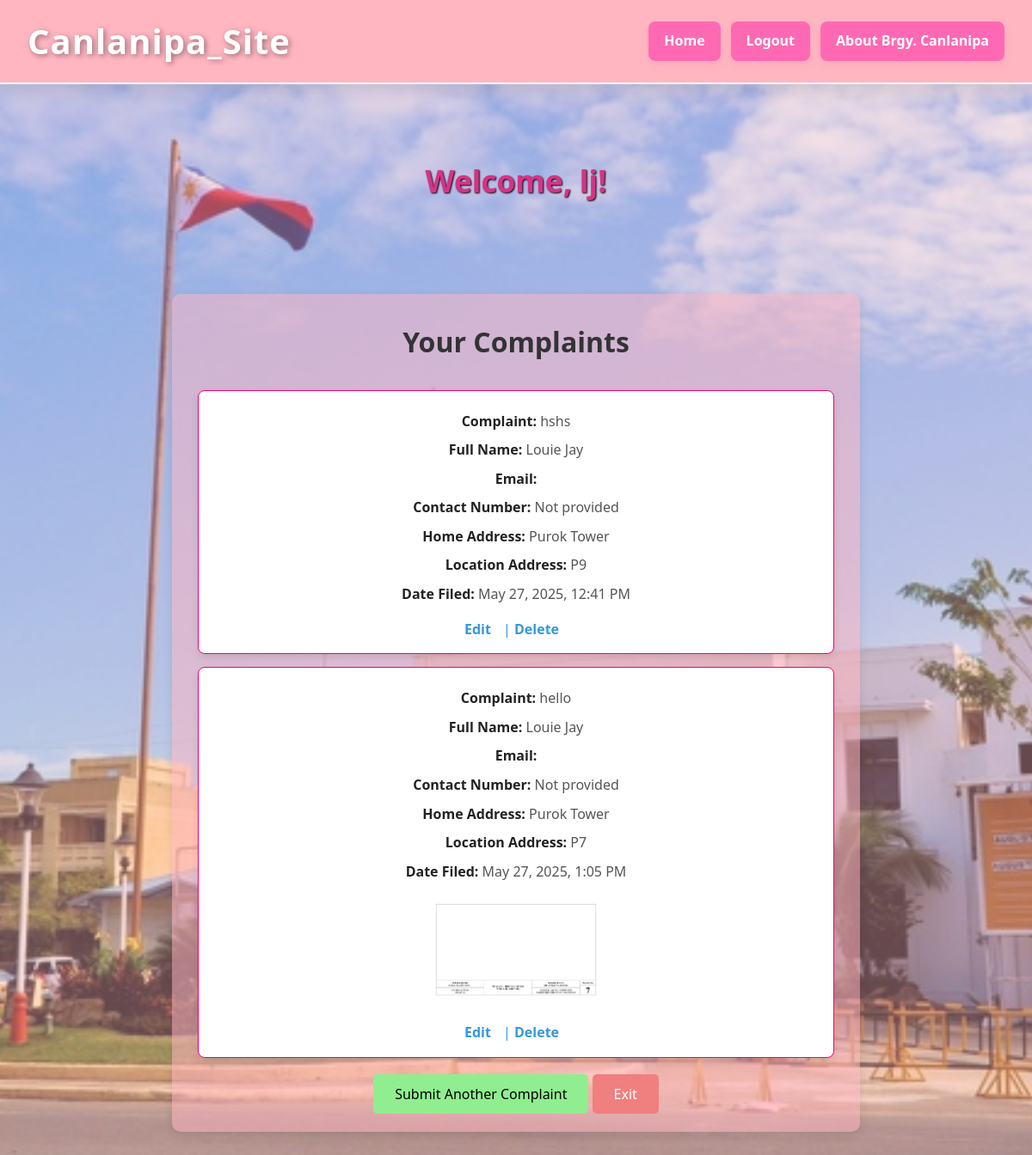
The page /complaint/review/ (signed in) on the database its author committed.
### barangay/models.py (models this page shows, shortened)
class Complaint(models.Model):
    STATUS_CHOICES = [
        ('PENDING', 'Pending'),
        ('IN_ACTION', 'In Action'),
        ('RESOLVED', 'Resolved'),
    ]
    complaint_text = models.TextField()
    address = models.CharField(max_length=255, default="Not Provided")  # add default here
    email = models.EmailField(default="not_provided@example.com")       # add default here
    contact_number = models.CharField(max_length=20, default="Not Provided")  # add default here
    image = models.ImageField(upload_to='complaint_images/', blank=True, null=True)
    date_filed = models.DateTimeField(auto_now_add=True)
    status = models.CharField(max_length=10, choices=STATUS_CHOICES, default='PENDING')
    resident = models.ForeignKey(User, on_delete=models.CASCADE, null=True, blank=True)

class ResidentProfile(models.Model):
    user = models.OneToOneField(User, on_delete=models.CASCADE)
    fullname = models.CharField(max_length=100)
    age = models.IntegerField()
    purok = models.CharField(max_length=50, choices=PUROK_CHOICES)
    email = models.EmailField(null=False, blank=False)
    contact_number = models.CharField(max_length=15, null=True, blank=True)

### barangay/views.py (the view)
# urls.py: path('complaint/review/', views.complaint_review, name='complaint_review'),
def complaint_review(request):
    if not request.user.is_authenticated:
        return redirect('login')
    complaints = Complaint.objects.filter(resident=request.user)
    return render(request, 'barangay/complaint_review.html', {'complaints': complaints})

### barangay/templates/barangay/complaint_review.html (shortened to what this page needs)
{% extends 'barangay/base.html' %}
{% block content %}
<div class="complaints-container">
    <h2>Your Complaints</h2>
    {% for complaint in complaints %}
        <div class="complaint-item">
            <p><strong>Complaint:</strong> {{ complaint.complaint_text }}</p>
            {% with profile=complaint.resident.residentprofile %}
    <p><strong>Full Name:</strong> {{ profile.fullname }}</p>
    <p><strong>Email:</strong> {{ profile.email }}</p>
    <p><strong>Contact Number:</strong> {{ profile.contact_number|default:"Not provided" }}</p>
{% endwith %}
            <p><strong>Home Address:</strong>
                {% if request.user.residentprofile %}
                    {{ request.user.residentprofile.purok }}
                {% else %}
                    Address not available.
                {% endif %}
            </p>
            <p><strong>Location Address:</strong> {{ complaint.address }}</p>
            <p><strong>Date Filed:</strong> {{ complaint.date_filed|date:"F j, Y, g:i A" }}</p>
            {% if complaint.image %}
                <img src="{{ complaint.image.url }}" alt="Complaint Image" />
            {% endif %}
            <div class="complaint-actions">
                <a href="{% url 'edit_complaint' complaint.id %}">Edit</a> |
                <a href="{% url 'delete_complaint' complaint.id %}">Delete</a>
            </div>
        </div>
    {% endfor %}
    <div class="buttons-container">
        <a href="{% url 'complaint' %}" class="submit-btn">Submit Another Complaint</a>
        <a href="{% url 'home' %}" class="exit-btn">Exit</a>
    </div>
</div>
{% endblock %}

### barangay/templates/barangay/base.html (shortened to what this page needs)
<!DOCTYPE html>
<html lang="en">
<head>
    {% load static %}
</head>
<body>
    <header>
        <div class="header-left">
            <h1>Canlanipa_Site</h1>
        </div>
        <div class="header-right">
            <nav>
                <a href="{% url 'home' %}">Home</a>
                {% if user.is_authenticated %}
                    <a href="{% url 'logout' %}">Logout</a>
                {% else %}
                    <a href="{% url 'signup' %}">Sign-Up</a>
                    <a href="{% url 'login' %}">Login</a>
                {% endif %}
                <a href="{% url 'about' %}">About Brgy. Canlanipa</a>
            </nav>
        </div>
    </header>
    <main>
        {% if user.is_authenticated %}
            <div class="welcome-message">
                <h2>Welcome, {{ user.username }}!</h2>
            </div>
        {% endif %}
        {% block content %}
        {% endblock %}
    </main>
</body>
</html>

### barangay/templates/barangay/complaint_review.html (style rules this page uses)
.complaints-container { max-width: 800px; margin: 50px auto; padding: 30px; background-color: rgba(255, 182, 193, 0.5); border-radius: 10px; box-shadow: 0 4px 12px rgba(0, 0, 0, 0.1); }
h2 { text-align: center; font-size: 32px; color: #333; margin-bottom: 30px; }
.complaint-item { border: 1px solid #f4007a; padding: 15px; margin-bottom: 15px; background-color: #fff; border-radius: 8px; box-shadow: 0 4px 10px rgba(0, 0, 0, 0.1); }
.complaint-item p { font-size: 16px; color: #555; margin: 8px 0; }
.complaint-item p strong { color: #222; }
.complaint-item img { max-width: 200px; border-radius: 5px; margin-top: 10px; }
.complaint-actions { margin-top: 15px; font-size: 16px; color: #3498db; }
.complaint-actions a { margin-right: 10px; text-decoration: none; color: #3498db; font-weight: bold; transition: color 0.3s ease; }
.buttons-container { margin-top: 30px; text-align: center; }
.buttons-container a { padding: 12px 25px; border-radius: 5px; text-decoration: none; font-size: 16px; transition: background-color 0.3s ease; }
.buttons-container .submit-btn { background-color: lightgreen; color: black; }
.buttons-container .exit-btn { background-color: lightcoral; color: white; }

### rows shown on the page
Complaint: complaint_text "hshs", resident.residentprofile.fullname "Louie Jay", resident.residentprofile.contact_number "Not provided", address "P9", date_filed "May 27, 2025, 12:41 PM"
Complaint: complaint_text "hello", resident.residentprofile.fullname "Louie Jay", resident.residentprofile.contact_number "Not provided", address "P7", date_filed "May 27, 2025, 1:05 PM", image (picture)

### other values the page prints
{{ user.username }} "lj"
{{ request.user.residentprofile.purok }} "Purok Tower"
